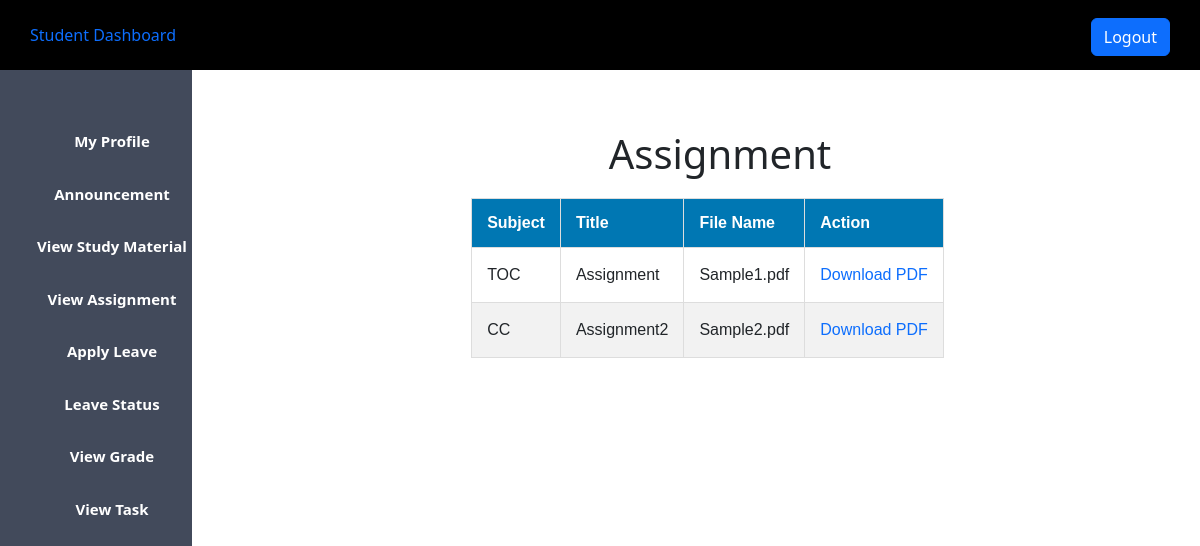
Screenshot of /student_view_assignment.php with the database file from the repository.
### tables this page shows
CREATE TABLE `assignment` (
  `id` int(11) NOT NULL,
  `subject` varchar(30) DEFAULT NULL,
  `title` varchar(100) DEFAULT NULL,
  `file` varchar(255) DEFAULT NULL
);

### student_view_assignment.php (the view, shortened to what this page needs)
<!DOCTYPE html>
<html lang="en">
<head>
    <?php
    include('teacher_css.php');
    ?>
</head>
<body>
    <?php
    include('student_sidebar.php');
    ?>
    <div class="content">
        <center>
            <h1>Assignment</h1>
            <table id="table1" border="1">
                <thead>
                    <tr>
                        <th class="table_th">Subject</th>
                        <th class="table_th">Title</th>
                        <th class="table_th">File Name</th>
                        <th class="table_th">Action</th>
                    </tr>
                </thead>
                <tbody>
                    <?php
                    $host = "localhost";
                    $user = "root";
                    $password = "";
                    $db = "lms_db";
                    $data = mysqli_connect($host, $user, $password, $db);
                    $sql = "SELECT subject, title, file FROM assignment";
                    $result = mysqli_query($data, $sql);
                    while ($row = mysqli_fetch_assoc($result)) {
                        echo "<tr>";
                        echo "<td class='table_td'>" . $row['subject'] . "</td>";
                        echo "<td class='table_td'>" . $row['title'] . "</td>";
                        echo "<td class='table_td'>" . basename($row['file']) . "</td>";
                        echo "<td class='table_td'><a href='download.php?file=" . urlencode($row['file']) . "'>Download PDF</a></td>";
                        echo "</tr>";
                    }
                    ?>
                </tbody>
            </table>
        </center>
    </div>
</body>
</html>

### css/admin.css (style rules this page uses)
* { margin: 0px; padding: 0px; }
a, a:hover { text-decoration: none !important; }
.content { margin-left: 20%; margin-top: 5%; }

### student_view_assignment.php (style rules this page uses)
#table1 { font-family: Arial; border-collapse: collapse; margin-top: 20px; margin-right: 25px; overflow: auto; }
#table1 td, #table1 th { border: 1px solid #ddd; padding: 15px; }
#table1 tr:nth-child(even) { background-color: #f2f2f2; }
#table1 th { padding-top: 12px; padding-bottom: 12px; text-align: left; background-color: #0077b3; color: white; }

### rows the page displays
assignment: subject "TOC", title "Assignment", file "Sample1.pdf"
assignment: subject "CC", title "Assignment2", file "Sample2.pdf"
